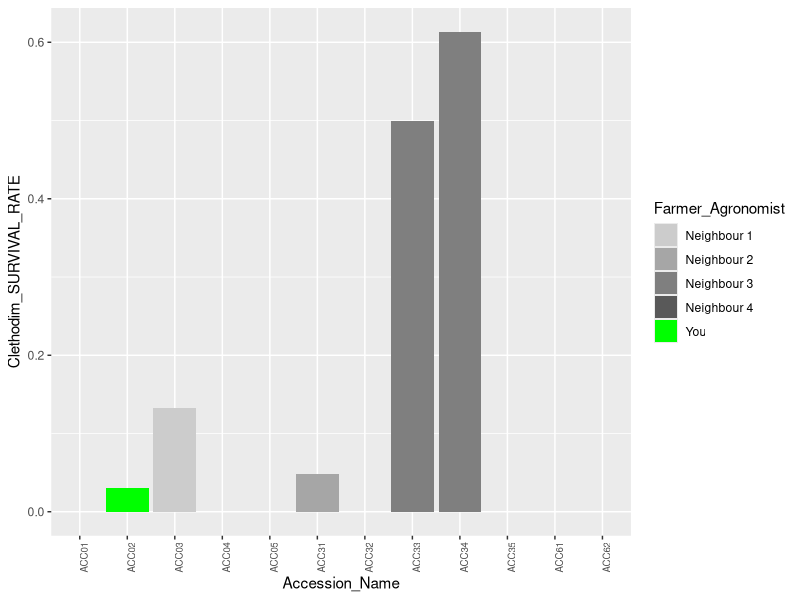
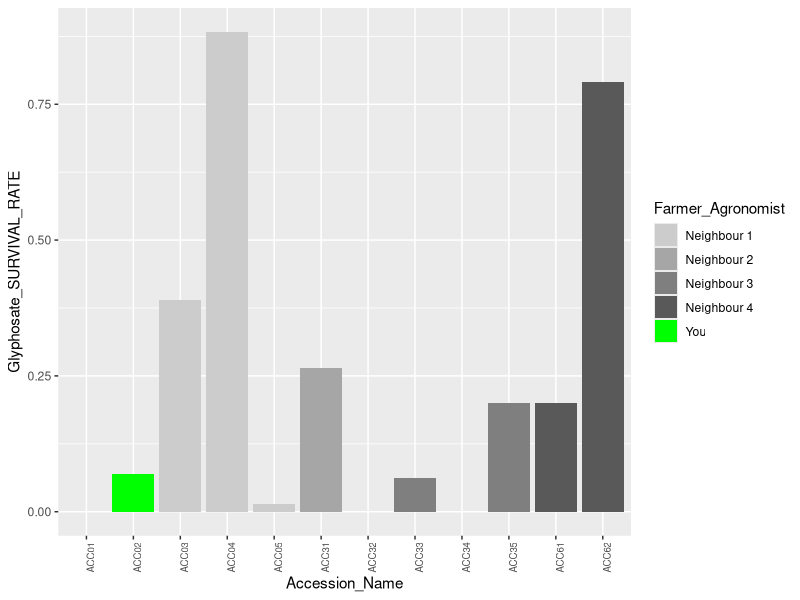
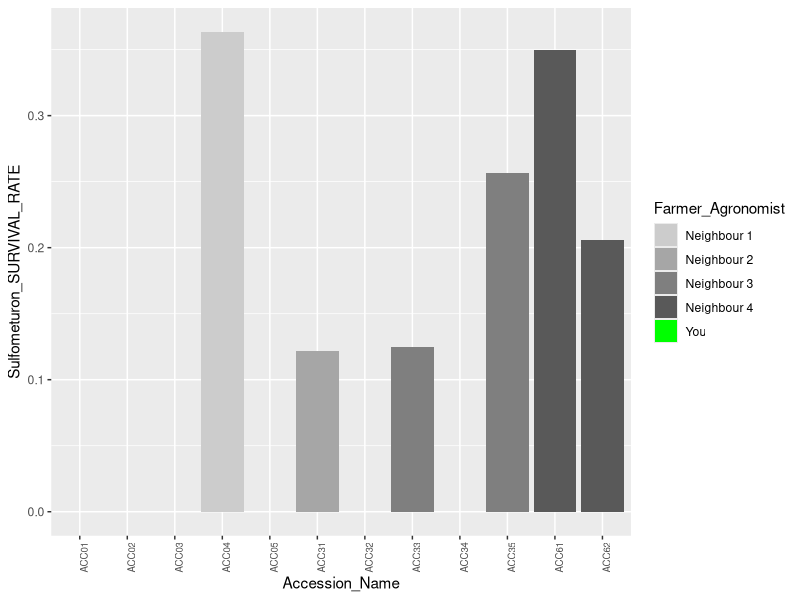
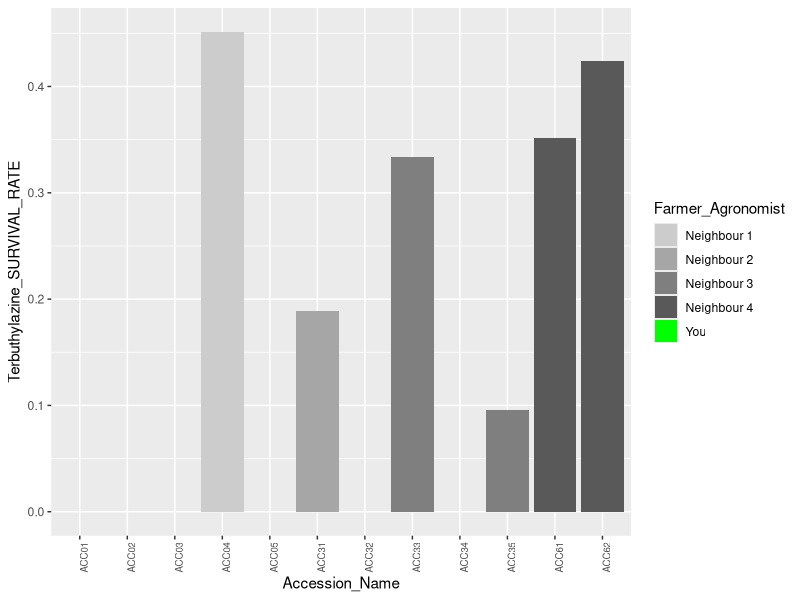

Here is the R script that generated these plots, in order:
## ---- chunk 1
knitr::opts_chunk$set(echo = FALSE)
library(tidyverse)
## ---- chunk 2
Adam <- read_csv("csv/Adam.csv")

# Clethodim_SURVIVAL_RATE
ggplot(Adam) +
  geom_bar(mapping = aes(x = Accession_Name, y = Clethodim_SURVIVAL_RATE, fill = Farmer_Agronomist), stat = "identity") +
  scale_fill_manual(values = c("grey80", "grey65", "grey50", "grey35", "green")) +
  theme(axis.text.x = element_text(size=7, angle=90))

# Glyphosate_SURVIVAL_RATE
ggplot(Adam) +
  geom_bar(mapping = aes(x = Accession_Name, y = Glyphosate_SURVIVAL_RATE, fill = Farmer_Agronomist), stat = "identity") +
  scale_fill_manual(values = c("grey80", "grey65", "grey50", "grey35", "green")) +
  theme(axis.text.x = element_text(size=7, angle=90))

# Sulfometuron_SURVIVAL_RATE
ggplot(Adam) +
  geom_bar(mapping = aes(x = Accession_Name, y = Sulfometuron_SURVIVAL_RATE, fill = Farmer_Agronomist), stat = "identity") +
  scale_fill_manual(values = c("grey80", "grey65", "grey50", "grey35", "green")) +
  theme(axis.text.x = element_text(size=7, angle=90))

# Terbuthylazine_SURVIVAL_RATE
ggplot(Adam) +
  geom_bar(mapping = aes(x = Accession_Name, y = Terbuthylazine_SURVIVAL_RATE, fill = Farmer_Agronomist), stat = "identity") +
  scale_fill_manual(values = c("grey80", "grey65", "grey50", "grey35", "green")) +
  theme(axis.text.x = element_text(size=7, angle=90))
